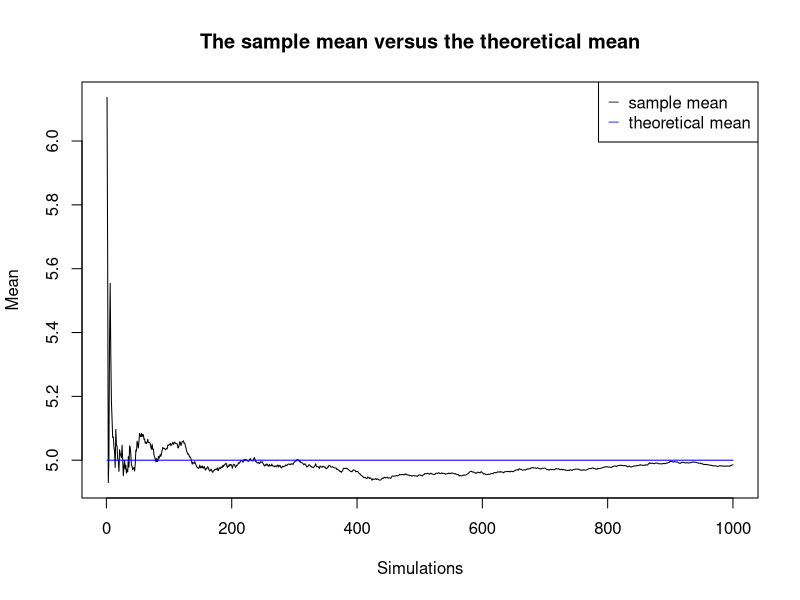
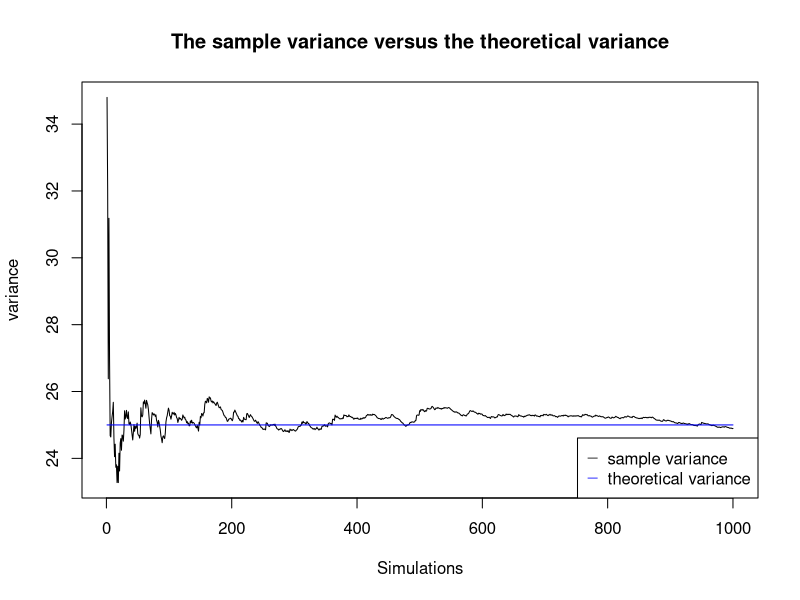
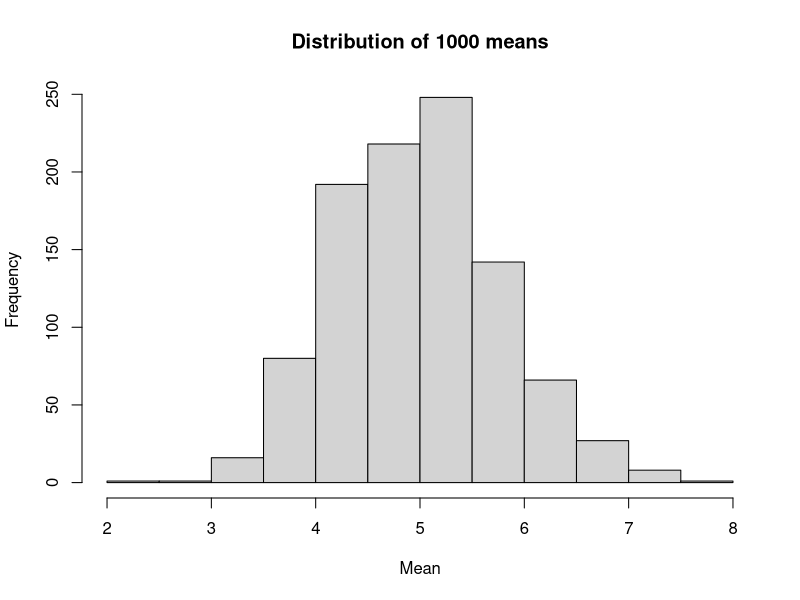

The R source for these figures, in order:
## ---- chunk 1
rm(list = ls()) # clear the environment 
lambda <- 0.2   # set the rate parameter 
n <- 40         # exponentials' count
simCount <- 1000 # simulations' count
## ---- chunk 2
theoreticalMean <- 1 / lambda
means <- c()
for(i in 1:simCount)
{
    means <- c(means, mean(rexp(n, lambda)))
}
m <- cumsum(means) / (1:simCount)

plot(x = 1:simCount,
     y = m,
     type = "l",
     main = "The sample mean versus the theoretical mean",
     xlab = "Simulations",
     ylab = "Mean",
     col = "black")

lines(x = c(1, simCount),
      y = c(theoreticalMean, theoreticalMean),
      type = "l",
      col = "blue")

legend("topright", pch = "_",
       col = c("black", "blue"),
       legend = c("sample mean", "theoretical mean"))
## ---- chunk 3
theoreticalVar <- 1 / lambda^2
vars <- c()
for(i in 1:simCount)
{
    vars <- c(vars, var(rexp(n, lambda)))
}
v <- cumsum(vars) / (1:simCount)

plot(x = 1:simCount,
     y = v,
     type = "l",
     main = "The sample variance versus the theoretical variance",
     xlab = "Simulations",
     ylab = "variance",
     col = "black")

lines(x = c(1, simCount),
      y = c(theoreticalVar, theoreticalVar),
      type = "l",
      col = "blue")

legend("bottomright", pch = "_",
       col = c("black", "blue"),
       legend = c("sample variance", "theoretical variance"))
## ---- chunk 4
hist(means,
     main = paste("Distribution of", simCount, "means"),
     xlab = "Mean")
